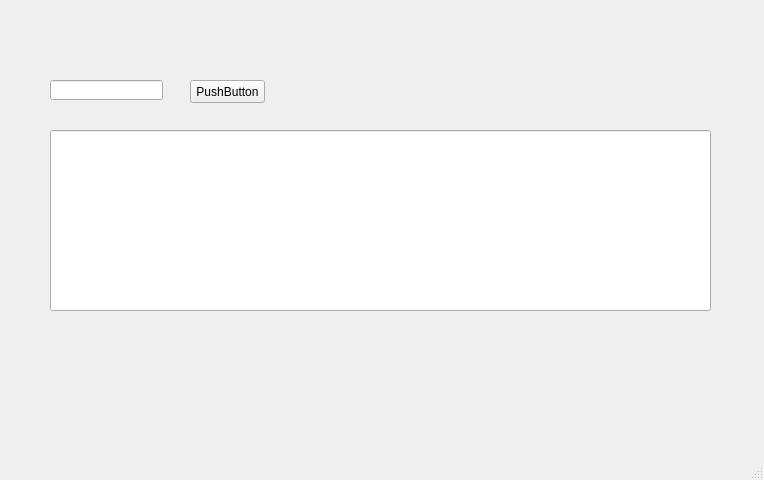
<?xml version="1.0" encoding="UTF-8"?>
<ui version="4.0">
 <class>MainWindow</class>
 <widget class="QMainWindow" name="MainWindow">
  <property name="geometry">
   <rect>
    <x>0</x>
    <y>0</y>
    <width>764</width>
    <height>480</height>
   </rect>
  </property>
  <property name="windowTitle">
   <string>MainWindow</string>
  </property>
  <widget class="QWidget" name="centralwidget">
   <widget class="QLineEdit" name="lineEdit">
    <property name="geometry">
     <rect>
      <x>50</x>
      <y>80</y>
      <width>113</width>
      <height>20</height>
     </rect>
    </property>
    <property name="font">
     <font>
      <family>Verdana</family>
     </font>
    </property>
   </widget>
   <widget class="QPushButton" name="pushButton">
    <property name="geometry">
     <rect>
      <x>190</x>
      <y>80</y>
      <width>75</width>
      <height>23</height>
     </rect>
    </property>
    <property name="text">
     <string>PushButton</string>
    </property>
   </widget>
   <widget class="QLineEdit" name="lineEdit_2">
    <property name="geometry">
     <rect>
      <x>50</x>
      <y>130</y>
      <width>661</width>
      <height>181</height>
     </rect>
    </property>
    <property name="font">
     <font>
      <family>Verdana</family>
      <pointsize>6</pointsize>
     </font>
    </property>
    <property name="autoFillBackground">
     <bool>false</bool>
    </property>
    <property name="alignment">
     <set>Qt::AlignLeading|Qt::AlignLeft|Qt::AlignTop</set>
    </property>
   </widget>
  </widget>
  <widget class="QStatusBar" name="statusbar"/>
 </widget>
 <resources/>
 <connections>
  <connection>
   <sender>lineEdit</sender>
   <signal>returnPressed()</signal>
   <receiver>pushButton</receiver>
   <slot>click()</slot>
   <hints>
    <hint type="sourcelabel">
     <x>106</x>
     <y>89</y>
    </hint>
    <hint type="destinationlabel">
     <x>227</x>
     <y>91</y>
    </hint>
   </hints>
  </connection>
 </connections>
</ui>
